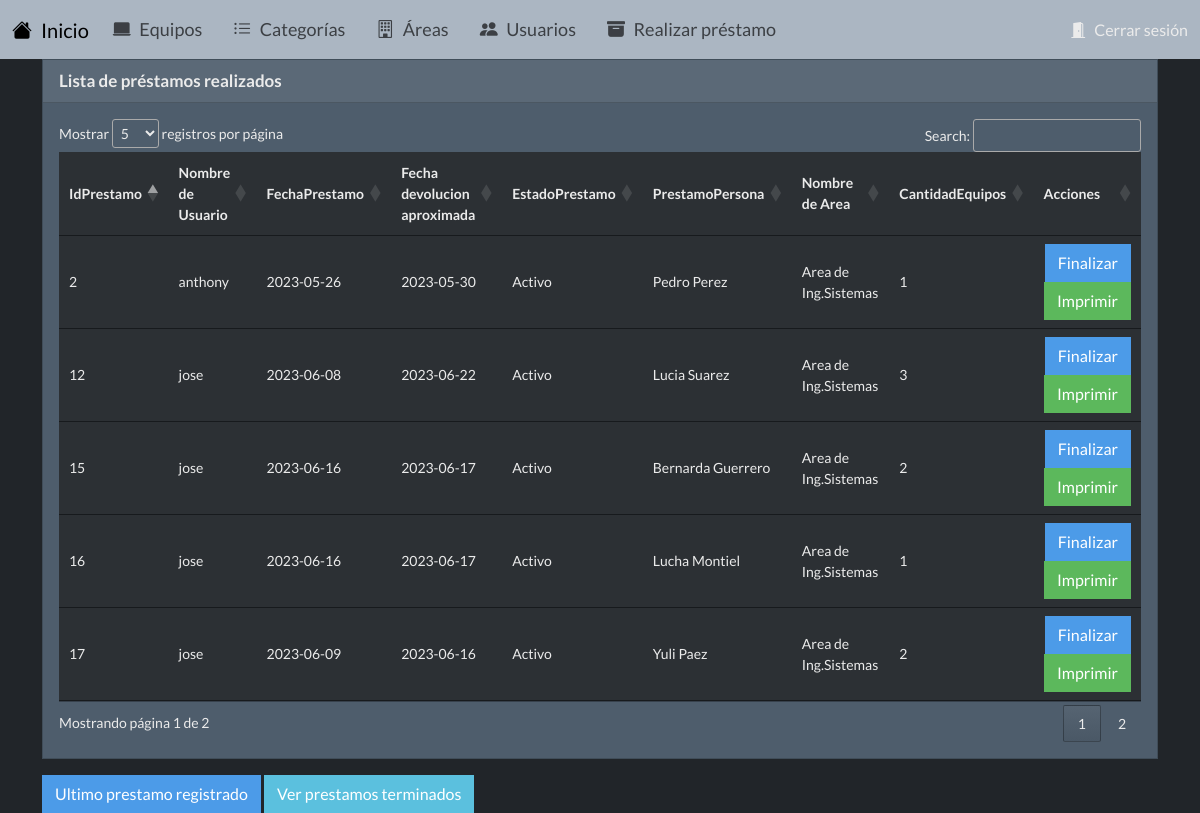
The app's page /secciones/prestamos_realizados.php with its own data.
### tables this page shows
CREATE TABLE `prestamos` (
  `IdPrestamo` int(11) NOT NULL,
  `IdUser` int(11) DEFAULT NULL,
  `FechaPrestamo` date DEFAULT NULL,
  `FechaDevolucion` date DEFAULT NULL,
  `FechaFinalizar` date DEFAULT NULL,
  `EstadoPrestamo` tinyint(1) DEFAULT 0 COMMENT '1=Disponible, 0=No disponible',
  `Vigencia` tinyint(4) DEFAULT 1,
  `IdArea` int(11) DEFAULT NULL,
  `prestamoper` varchar(255) NOT NULL
);

CREATE TABLE `usuarios` (
  `IdUser` int(11) NOT NULL,
  `NombreUser` varchar(255) NOT NULL,
  `Password` varchar(255) NOT NULL,
  `Correo` varchar(255) NOT NULL
);

CREATE TABLE `areas` (
  `IdArea` int(11) NOT NULL,
  `NombreArea` varchar(255) NOT NULL,
  `Localizacion` varchar(255) NOT NULL
);

### secciones/prestamos_realizados.php (the view, shortened to what this page needs)
<?php
include('../templates/cabecera.php');
$conexionBD = BD::crearInstancia();
$sqltodos="SELECT p.IdPrestamo, u.NombreUser, p.FechaPrestamo, p.FechaDevolucion, p.EstadoPrestamo, p.prestamoper, a.NombreArea, COUNT(dp.IdPrestamo) AS CantidadEquipos
            FROM prestamos p
            JOIN detalleprestamos dp ON p.IdPrestamo = dp.IdPrestamo
            JOIN areas a ON p.IdArea = a.IdArea
            JOIN usuarios u ON p.IdUser=u.IdUser
            GROUP BY p.IdPrestamo";
$todosp=$conexionBD->query($sqltodos);
?>
<!doctype html>
<html lang="en">
<head>
    <link href="https://cdn.jsdelivr.net/npm/bootstrap@5.2.1/dist/css/bootstrap.min.css" rel="stylesheet"
>
    <link rel="stylesheet" href="../estilos/bootstrap.min.css">
    <link rel="stylesheet" href="../node_modules/sweetalert2/dist/sweetalert2.min.css">
    <link rel="stylesheet" type="text/css" href="https://cdn.datatables.net/1.11.3/css/jquery.dataTables.css">
</head>
<body>
<div class="card">
        <div class="card-header">Lista de préstamos realizados</div>
        <div class="card-body">
        <div class="table-responsive">
            <table id="prestamosTable" class="table">
                <thead>
                    <tr>
                        <th>IdPrestamo</th>
                        <th>Nombre de Usuario</th>
                        <th>FechaPrestamo</th>
                        <th>Fecha devolucion aproximada</th>
                        <th>EstadoPrestamo</th>
                        <th>PrestamoPersona</th>
                        <th>Nombre de Area</th>
                        <th>CantidadEquipos</th>
                        <th>Acciones</th>
                    </tr>
                </thead>
                <tbody>
                <?php
                while ($listaprestamos = $todosp->fetch(PDO::FETCH_ASSOC)):
                ?>
                <?php if ($listaprestamos['EstadoPrestamo'] == 1): ?>
                    <tr>
                        <td><?php echo $listaprestamos['IdPrestamo']; ?></td>
                        <td><?php echo $listaprestamos['NombreUser']; ?></td>
                        <td><?php echo $listaprestamos['FechaPrestamo']; ?></td>
                        <td><?php echo $listaprestamos['FechaDevolucion']; ?></td>
                        <td><?php echo $listaprestamos['EstadoPrestamo']== 1 ? 'Activo' : 'Terminado'; ?></td>
                        <td><?php echo $listaprestamos['prestamoper']; ?></td>
                        <td><?php echo $listaprestamos['NombreArea']; ?></td>
                        <td><?php echo $listaprestamos['CantidadEquipos']; ?></td>
                        <?php $popupId = 'popup-' . $listaprestamos['IdPrestamo']; ?>
                        <td>
                            <button type="button" class="btn btn-primary" data-bs-toggle="modal" data-bs-target="#<?php echo $popupId; ?>">Finalizar</button>
                            <a href="../templates/imprime_prestamo.php?id=<?php echo $listaprestamos['IdPrestamo']; ?>" class="btn btn-success">Imprimir</a>
                        </td>
                    </tr>
                <?php endif; ?>
                <?php endwhile;
                ?>
                </tbody>
            </table>
        </div>
        </div>
    </div>
    <div class="mt-3">
      <a href="reporte_prestamo.php" class="btn btn-primary">Ultimo prestamo registrado</a>
      <a href="prestamos_terminados.php" class="btn btn-info">Ver prestamos terminados</a>
    </div>
</body>
</html>

### templates/cabecera.php (shortened to what this page needs)
<!DOCTYPE html>
<html lang="en">
<head>
  <link href="https://cdn.jsdelivr.net/npm/bootstrap-icons@1.7.2/font/bootstrap-icons.css" rel="stylesheet">
  <link rel="stylesheet" href="../estilos/complementos.css">
</head>
<body>
  <nav class="navbar navbar-expand-lg navbar-light bg-light">
    <div class="container-fluid">
      <a class="navbar-brand" href="index.php">
        <i class="bi bi-house-fill"></i> Inicio
      </a>
      <div class="collapse navbar-collapse" id="navbarNav">
        <ul class="navbar-nav">
          <li class="nav-item">
            <a class="nav-link" href="vista_equipos.php">
              <i class="bi bi-laptop-fill"></i> Equipos
            </a>
          </li>
          <li class="nav-item">
            <a class="nav-link" href="vista_categorias.php">
              <i class="bi bi-list-ul"></i> Categorías
            </a>
          </li>
          <li class="nav-item">
            <a class="nav-link" href="vista_areas.php">
              <i class="bi bi-building"></i> Áreas
            </a>
          </li>
          <li class="nav-item">
            <a class="nav-link" href="vista_usuarios.php">
              <i class="bi bi-people-fill"></i> Usuarios
            </a>
          </li>
          <li class="nav-item">
            <a class="nav-link" href="vista_prestamos.php">
              <i class="bi bi-archive-fill"></i> Realizar préstamo
            </a>
          </li>
        </ul>
      </div>
      <a class="nav-link ml-auto" href="cerrar.php">
        <i class="bi bi-door-open-fill"></i> Cerrar sesión
      </a>
    </div>
  </nav>
   <div class="container">

### estilos/complementos.css (style rules this page uses)
.navbar { padding: 15px 30px; }
.navbar-brand i { margin-right: 5px; }
.navbar-nav .nav-link { margin-right: 15px; font-size: 18px; }
.nav-link i { margin-right: 5px; }
.container { max-width: 1200px; margin: 0 auto; }
.card-header { font-size: 17px; font-weight: bold; margin-bottom: 15px; }
.card-body { font-size: 14px; }
.card-body table { width: 100%; margin-bottom: 0; }
.card-body table th, .card-body table td { padding: 8px; vertical-align: middle; }
.card-body table th { font-weight: bold; text-align: left; }
.card-body table td:last-child { text-align: right; }
body { background-color: #514e6c66; font-family: Arial, sans-serif; }

### records on screen
prestamos: IdPrestamo "2", IdUser.NombreUser "anthony", FechaPrestamo "2023-05-26", FechaDevolucion "2023-05-30", EstadoPrestamo "Activo", prestamoper "Pedro Perez", IdArea.NombreArea "Area de Ing.Sistemas", CantidadEquipos "1"
prestamos: IdPrestamo "12", IdUser.NombreUser "jose", FechaPrestamo "2023-06-08", FechaDevolucion "2023-06-22", EstadoPrestamo "Activo", prestamoper "Lucia Suarez", IdArea.NombreArea "Area de Ing.Sistemas", CantidadEquipos "3"
prestamos: IdPrestamo "15", IdUser.NombreUser "jose", FechaPrestamo "2023-06-16", FechaDevolucion "2023-06-17", EstadoPrestamo "Activo", prestamoper "Bernarda Guerrero", IdArea.NombreArea "Area de Ing.Sistemas", CantidadEquipos "2"
prestamos: IdPrestamo "16", IdUser.NombreUser "jose", FechaPrestamo "2023-06-16", FechaDevolucion "2023-06-17", EstadoPrestamo "Activo", prestamoper "Lucha Montiel", IdArea.NombreArea "Area de Ing.Sistemas", CantidadEquipos "1"
prestamos: IdPrestamo "17", IdUser.NombreUser "jose", FechaPrestamo "2023-06-09", FechaDevolucion "2023-06-16", EstadoPrestamo "Activo", prestamoper "Yuli Paez", IdArea.NombreArea "Area de Ing.Sistemas", CantidadEquipos "2"
